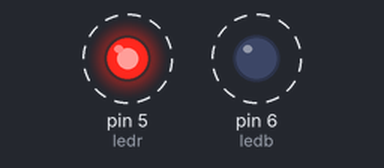
Recording of a sketch running on a simulated Arduino Uno, built with avr-gcc and run on an emulated ATmega328P. Parts: output pins drawn as LEDs (lit = HIGH). Dashed ring = blinking.

Above: at 3.5 s.
Timing chart, 0 to 6.0 s (numbered marks = the images above):
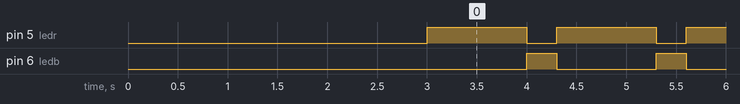

The sketch:

flashinglights.ino
```cpp
//===================================================================================
// Template v 001
//===================================================================================
// ----- global define ----------------------------------------------
//
// ----- libraries --------------------------------------------------
// #include <NewPing.h>
// ----- constant pin -----------------------------------------------
 #define ledr 5
 #define ledb 6

// ----- constant common --------------------------------------------
// const float pi = 3.14;
// ----- variables --------------------------------------------------
// int count = 0;
// ----- prepare hardware -------------------------------------------
// Servo servo1;
// ==================================================================
// functions common -------------------------------------------------
// void control() {}
// ==================================================================
void setup() {
  // Serial monitor -------------------------------------------------
  Serial.begin(9600); delay(3000);
  // ----- prepare pins ---------------------------------------------
   pinMode(ledr,OUTPUT);
   pinMode(ledb, OUTPUT);
  // ----- prepare variable -----------------------------------------
  //
  // ----- prepare hardware -----------------------------------------
  // servo.attach();
} // ================================================================
void loop() { // ----- work programm -----------------------------------------
  digitalWrite(ledr, 1);
  delay(1000);
  digitalWrite(ledr, 0);
  digitalWrite(ledb, 1);
  delay(300);
  digitalWrite(ledb, 0);
} // ================================================================
```

Measured:
- by itself, pin 5 (ledr): alternates HIGH for 1.0 s and LOW for 0.30 s
- by itself, pin 6 (ledb): alternates HIGH for 0.30 s and LOW for 1.0 s
- by itself, everything shown: repeats every 1.3 s, in 3 steps
